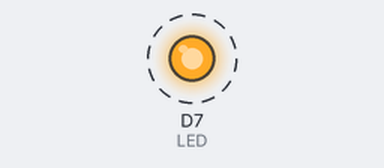
The sketch below on a simulated ESP8266 (NodeMCU). Shown: output pins drawn as LEDs (lit = HIGH). Dashed ring = blinking. What the sketch prints to the serial monitor is not drawn. At 1.2 s the program puts the board to deep sleep or switches it off; the recording ends there.

Above: at 0.05 s.
Timing chart, 0 to 1.2 s (numbered marks = the images above):
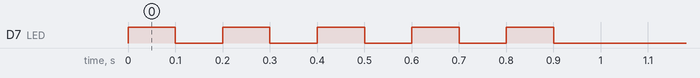

Measured:
- by itself, D7 (LED): alternates HIGH for 0.10 s and LOW for 0.10 s

The sketch:

Node_MCU_Sleep.ino
```cpp
#include <Arduino.h>


//With deep sleep, WiFi, System Clock and CPU is off. Only clock for deep sleep is active.
// NodeMCU ESP8266 draws only around 20uA. Modem-sleep draws 15mA and light sleeps 0.4mA.
// We physically connected D0 and RST with 1K resistor.

#define LED D7

float duty_cycle_ON = 0.2; // % can be 0.0 to 1.0 (default 0.2)
float duty_cycle_OFF = 1-duty_cycle_ON; // %
float full_cycle = 4.9; //seconds, can be floating point (default 5)
int LED_ON_time = 100; //ms
int beep = 0;
float cycle_ON_sec = (full_cycle * duty_cycle_ON)*1e3;
unsigned long tic = 0;
unsigned long toc = 0;
unsigned long time_passed;
float result = 0;

void setup() {
  tic = 0;
  Serial.begin(9600);
  pinMode(LED, OUTPUT);
  while(!Serial) { } //wait for Serial init
  Serial.flush();
  //blink LED for duty cycle ON 100ms on 100ms off on the duty cycle

  Serial.println("\nWaking up!");
  tic = millis();
  while (1) {
    toc = millis();
    //see is there is still head room for next cycle
    if (time_passed + LED_ON_time*2+5 < cycle_ON_sec){
      time_passed = toc-tic;
    }
    else{
      break;
      }

    Serial.println("BLINK");
    digitalWrite(LED, HIGH);
    delay(LED_ON_time);
    digitalWrite(LED, LOW);
    delay(LED_ON_time);
  }
  //delay what was left from active duty cycle (or perform another task)
  // so duty cycle can be float

  result = cycle_ON_sec - time_passed;
  if (result > 0) delay(result); //if the non-zero remainder due to float, wait for the ON cycle to finish


  ESP.deepSleep(full_cycle*duty_cycle_OFF*1e6); //Go to sleep for the remainder of cycle
}

void loop() {

}
```
